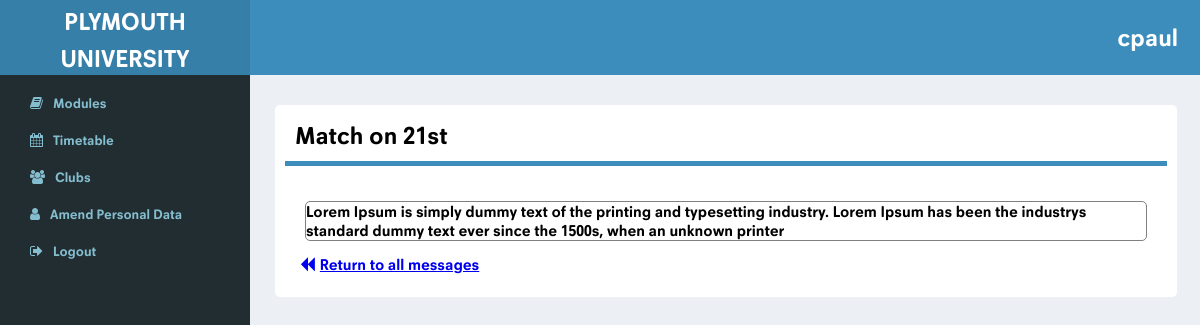
Page /view_message.php?club_id=1&message_id=28 (signed in) on the committed database.
### tables this page shows
CREATE TABLE `message` (
  `message_id` int(11) NOT NULL,
  `club_id` int(11) NOT NULL,
  `message_title` varchar(100) NOT NULL,
  `message_body` varchar(500) NOT NULL
);

### php/sidebar_arrays.php (called while the page is built, shortened)
<?php
    $sidebar_array_students = array(
        "Modules" => ["Modules","fa fa-book", "home.php"],
        "Timetable" => ["Timetable","fa fa-calendar", "#"],
        "Clubs" => ["Clubs", "fa fa-users", "clubs.php"],
        "Settings" => ["Amend Personal Data", "fa fa-user", "settings.php"],
        "Logout" => ["Logout", "fa fa-sign-out", "php/logout.php"],
    );
?>

### view_message.php (the view, shortened to what this page needs)
<!DOCTYPE html>
<html>
<head>
        <?php
        include "php/init.php";
        include "php/load_messages.php";
        ?>
    <link rel="stylesheet" type="text/css" href="css/style.css">
    <link rel="stylesheet" href="fonts/font-awesome.min.css">
</head>
<body id="body" onresize="myFunction()">
<div class="wrapper" id="wrapper">
    <div class="header">
        <div class="logo">
            <div class="logo-text">
                <strong>PLYMOUTH</strong>
            </div>
            <div class="logo-text">
                <strong>UNIVERSITY</strong>
            </div>
        </div>
        <div class="top">
            <div class="menu-icon-div">
            </div>
            <span class="user-name">
                <?php echo isset($_SESSION['username'])?$_SESSION['username']:'no user'; ?>
            </span>
        </div>
    </div>
    <div class="left" id="mySideNav">
        <div class="sidebar-list">
            <ul>
                <?php
                include "php/sidebar_arrays.php";
                if(isset($_SESSION['access_level']) && $_SESSION['access_level'] == "student" ){
                    foreach ($sidebar_array_students as $sidebar_item) {
                        echo "<li class='sidebar-item'>";
                        echo "<a href='$sidebar_item[2]' class='link'>";
                        echo "<i class='$sidebar_item[1]'></i><span style='padding: 10px'>$sidebar_item[0]</span>";
                        echo "</a>";
                        echo "</li>";
                    }
                }else if(isset($_SESSION['access_level']) && $_SESSION['access_level'] == "lec" ){
                    foreach ($sidebar_array_lecturers as $sidebar_item) {
                        echo "<li class='sidebar-item'>";
                        echo "<a href='$sidebar_item[2]' class='link'>";
                        echo "<i class='$sidebar_item[1]'></i><span style='padding: 10px'>$sidebar_item[0]</span>";
                        echo "</a>";
                        echo "</li>";
                    }
                }
                ?>
            </ul>
        </div>
    </div>
    <div class="main" id="content">
        <div class="box" id="box-one">
            <div class="box-header">
                <strong>
                    <?php
                    echo get_title($conn, $_GET['message_id']);
                    ?>
                </strong>
            </div>
            <div class="box-content">
                <div class="box-data">
                    <?php
                    get_message_body($_GET['message_id'], $conn);
                    ?>
                    <div style="text-align: left">
                        <a href="<?php echo "messages.php?club_id=".$_GET['club_id']?>" style="text-align: left"><i class="fa fa-backward" style="padding: 5px;"></i>Return to all messages</a>
                    </div>
                </div>
            </div>
        </div>
    </div>
</div>
</body>
</html>

### php/load_messages.php (shortened to what this page needs)
<?php
function get_title($conn, $message_id){
    $sql = "SELECT message_title FROM message WHERE message_id = $message_id";
    $results = $conn->query($sql);
    $results = $results->fetch_assoc();
    $sql = "UPDATE message_has_member SET status = 'Read' WHERE message_id = $message_id AND student_id = '".$_SESSION['id']."'";
    $flag = $conn->query($sql);
    return $results['message_title'];
}
function get_message_body($message_id, $conn){
    $sql = "SELECT message_body FROM message WHERE message_id = $message_id";
    $results = $conn->query($sql);
    $results = $results->fetch_assoc();
    echo "<div class='message-body'><p style='text-align: left;'>".$results['message_body']."</p></div>";
}
?>

### css/style.css (style rules this page uses)
* { margin: 0; padding: 0; }
html, body { font-family: Neuzeit, Raleway, Georgia, Serif ; height: 100%; }
.wrapper { position: relative; left: 0; padding-left: 0; height: 100%; overflow: hidden; }
.top { margin-left: 200px; top: 0; height: 75px; background: #3C8DBC; }
.left { -webkit-transition: all 0.2s ease-out; -moz-transition: all 0.2s ease-out; -ms-transition: all 0.2s ease-out; -o-transition: all 0.2s ease-out; transition: all 0.2s ease-out; top: 0; left: 0; bottom: 0; z-index: 1000; overflow-y: auto; -webkit-overflow-scrolling: touch; width: 250px; float: left; min-height: 100%; background: #222D32; }
.logo { -webkit-transition: all 0.2s ease-out; -moz-transition: all 0.2s ease-out; -ms-transition: all 0.2s ease-out; -o-transition: all 0.2s ease-out; transition: all 0.2s ease-out; width: 250px; height: 75px; background: #367FA9; float: left; }
.logo-text { color: white; width: 100%; text-align: center; margin-top: 6px; font-family: Neuzeit; font-size: 25px; }
.header { margin-top: 0; width: 100%; display: inline-block; }
.menu-icon-div { height: 100%; display: inline-block; }
.user-name { font-family: Neuzeit; font-size: 25px; font-weight: bolder; float: right; padding: 22px; color: white; }
.sidebar-list { margin-top: 10px; }
.sidebar-item { font-family: Neuzeit; font-size: 14px; color: white; padding-top: 10px; padding-bottom: 10px; }
.link { margin-left: 20px; padding: 10px; width: 100%; height: 100%; color: #84BDCE; text-decoration: none; }
.main { width: auto; height: 100%; margin-left:250px; background:#ECF0F5; padding: 25px; border: 0px solid blue; }
.box { background:white; width: 98%; margin-top: 5px; margin-left: auto; margin-right: auto; padding: 5px 10px 10px 10px; border-radius: 5px; }
.box-header { padding: 10px; font-family: Neuzeit; font-weight: 900; font-size: 25px; border-bottom: 5px solid #3C8DBC; }
.box-content { font-family: Neuzeit; padding: 10px; }
.box-data { margin-top: 15px; overflow-x: auto; text-align: center; }
.message-body { border: 1px solid grey; border-radius: 5px; margin: 10px; }

### rows in the picture
message: message_title "Match on 21st", message_body "Lorem Ipsum is simply dummy text of the printing and typesetting industry. Lorem Ipsum has been the industrys standard dummy text ever since the 1500s, when an unknown printer"

### other values in the picture
$_SESSION['username'] "cpaul"
$sidebar_item[0] "Modules"
$sidebar_item[0] "Timetable"
$sidebar_item[0] "Clubs"
$sidebar_item[0] "Amend Personal Data"
$sidebar_item[0] "Logout"
